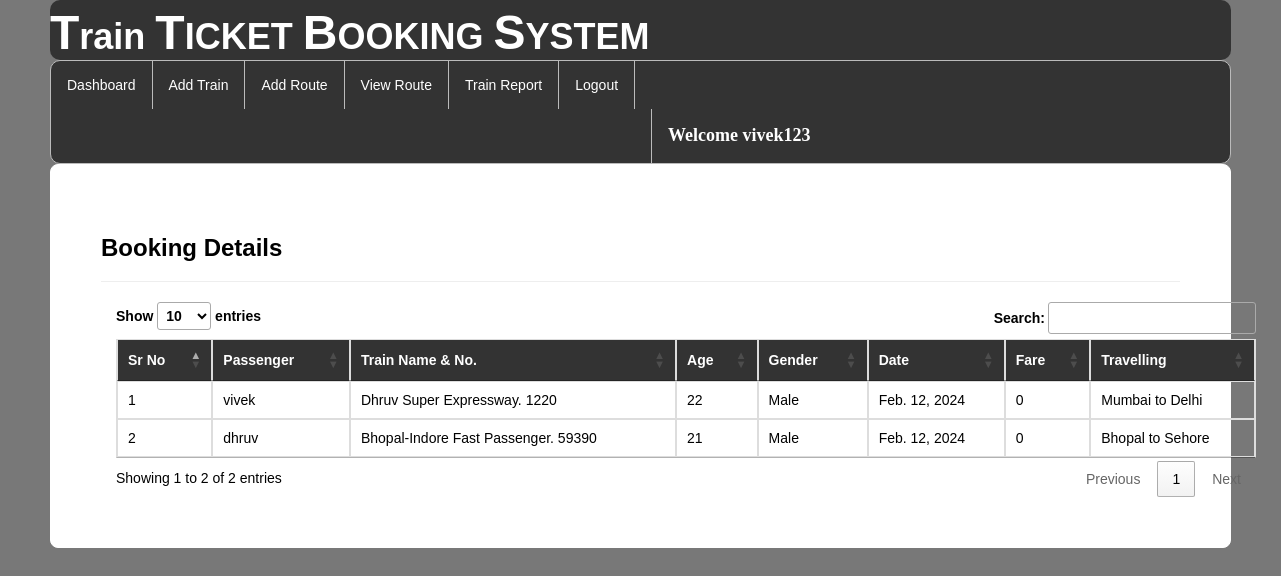
The page /viewbookings/ (signed in) on the database its author committed.
### railway/models.py (models this page shows, shortened)
class Book_ticket(models.Model):
    passenger=models.ForeignKey(Passenger,on_delete=models.CASCADE,null=True)
    user=models.ForeignKey(Register,on_delete=models.CASCADE,null=True)
    route=models.CharField(max_length=100,null=True)
    date2=models.DateField(null=True)
    fare=models.IntegerField(null=True)

class Passenger(models.Model):
    user = models.ForeignKey(Register,on_delete=models.CASCADE,null=True)
    train = models.ForeignKey(Add_Train,on_delete=models.CASCADE,null=True)
    name = models.CharField(max_length=100,null=True)
    age = models.IntegerField(null=True)
    gender = models.CharField(max_length=30,null=True)
    route=models.CharField(max_length=100,null=True)
    status = models.CharField(max_length=30,null=True)
    date1 = models.DateField(null=True)
    fare = models.IntegerField(null=True)

class Add_Train(models.Model):
    trainname = models.CharField(max_length=30,null=True)
    train_no = models.IntegerField(null=True)
    from_city = models.CharField(max_length=30,null=True)
    to_city = models.CharField(max_length=30,null=True)
    departuretime=models.CharField(max_length=30,null=True)
    arrivaltime=models.CharField(max_length=30,null=True)
    trevaltime=models.CharField(max_length=100,null=True)
    distance=models.IntegerField(null=True)
    img=models.FileField(null=True)

### railway/views.py (the view)
# urls.py: path('viewbookings/', viewbookings, name="viewbookings"),
def viewbookings(request):
    if not request.user.is_authenticated:
        return redirect('login')
    book = Book_ticket.objects.all()
    d = {'book': book}
    return render(request, 'viewbookings.html', d)

### railway/templates/viewbookings.html (shortened to what this page needs)
{% extends 'navigation3.html' %}
{% load static %}
{% block b %}
<div style="color:Black;border:1px solid white;border-radius:8px;background-color:white;padding:50px">
        <h3><strong>Booking Details</strong></h3><hr>
<div class="container">
<table class="table table-bordered" id="myTable">
  <thead style="color:white;background-color:#333">
  <tr>
    <th>Sr No</th>
    <th>Passenger</th>
      <th>Train Name & No.</th>
      <th>Age</th>
    <th>Gender</th>
    <th>Date</th>
       <th>Fare</th>
       <th>Travelling</th>
  </tr>
  </thead>
   <tbody>
    {% for i in book %}
  <tr>
    <td>{{forloop.counter}}</td>
    <td>{{i.passenger.name}}</td>
    <td>{{i.passenger.train.trainname}}. {{i.passenger.train.train_no}}</td>
      <td>{{i.passenger.age}}</td>
      <td>{{i.passenger.gender}}</td>
      <td>{{i.passenger.date1}}</td>
      <td>{{i.fare}}</td>
      <td>{{i.route}}</td>
  </tr>
    {% endfor %}
    </tbody>
</table>
 </div>
</div>
{% endblock %}

### railway/templates/navigation3.html (shortened to what this page needs)
{% extends 'head.html' %}
{% load static %}
{% block body %}
<link rel = stylesheet href = "//cdn.datatables.net/1.10.19/css/jquery.dataTables.min.css">
<ul class="id2">
  <li id="id1"><a href="{% url 'admindashboard' %}">Dashboard</a></li>
  <li id="id1"><a href="{% url 'add_train' %}">Add Train</a></li>
  <li id="id1"><a href="{% url 'add_route' %}">Add Route</a></li>
  <li id="id1"><a href="{% url 'availableroute' %}">View Route</a></li>
  <li id="id1"><a href="{% url 'view_train'%}">Train Report</a></li>
  <li id="id1"><a href="{% url 'log_out' %}">Logout</a></li>
      <li id="id2" style="margin-left:600px"><a href="" style="color:white"><strong style="font-size:18px;font-family:cursive">Welcome {{request.user.username}}</strong></a></li>
</ul>
{% block b %}
{% endblock %}
{% endblock %}

### railway/templates/navigation3.html (style rules this page uses)
.id2 { list-style-type: none; margin: 0; padding: 0; overflow: hidden; background-color: #333; border-radius:10px; border:1px solid #bbb; }
#id1 { float: left; border-right:1px solid #bbb; }
#id2 { float: left; border-left:1px solid #bbb; }
li:last-child { border-right: none; }
li a { display: block; color: white; text-align: center; padding: 14px 16px; text-decoration: none; }
body { font-family: Arial, Helvetica, sans-serif; }

### rows shown on the page
Book_ticket: passenger.name "vivek", passenger.train.trainname "Dhruv Super Expressway", passenger.train.train_no "1220", passenger.age "22", passenger.gender "Male", passenger.date1 "Feb. 12, 2024", fare "0", route "Mumbai to Delhi"
Book_ticket: passenger.name "dhruv", passenger.train.trainname "Bhopal-Indore Fast Passenger", passenger.train.train_no "59390", passenger.age "21", passenger.gender "Male", passenger.date1 "Feb. 12, 2024", fare "0", route "Bhopal to Sehore"

### other values the page prints
{{ request.user.username }} "vivek123"
